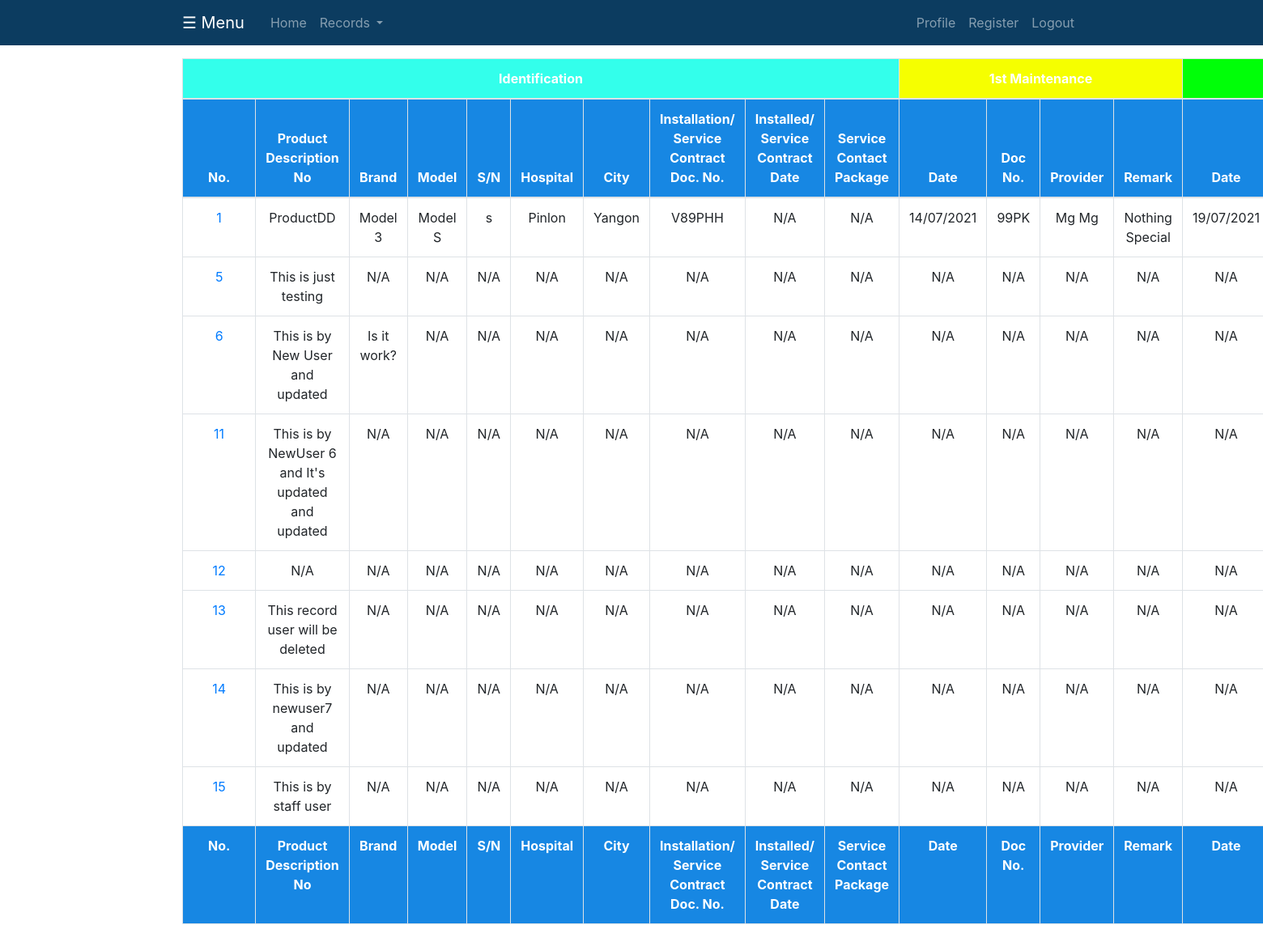
The app's page /home (signed in), older data.
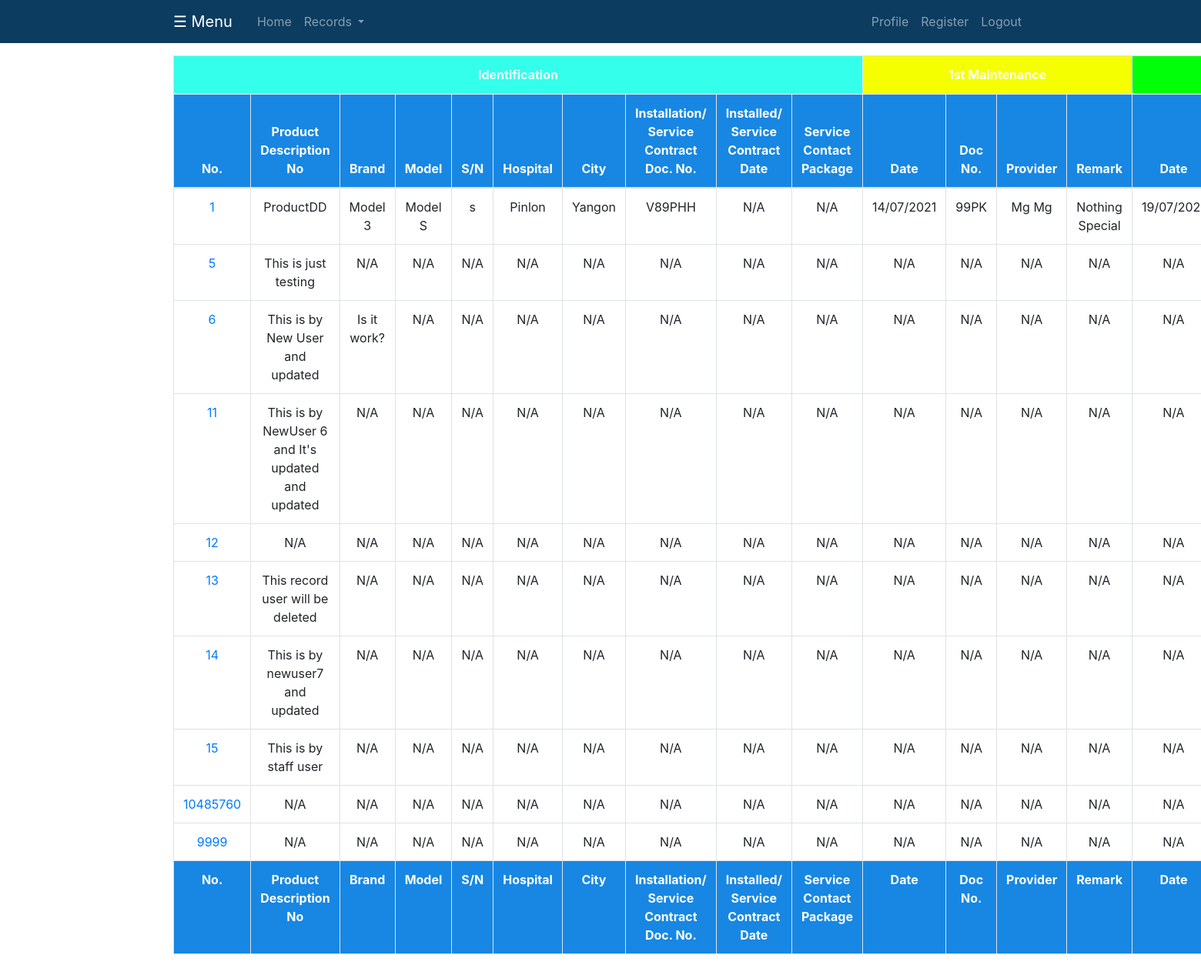
The same page, newer data.
### blog/models.py (models this page shows, shortened)
class Maintenance(models.Model):
    no = models.CharField(max_length=10485760, default="N/A")
    product_description = models.TextField(max_length=10000, default="N/A")
    brand = models.CharField(max_length=1000, default="N/A")
    model = models.CharField(max_length=1000, default="N/A")
    s_n = models.CharField(max_length=1000, default="N/A")
    hospital = models.CharField(max_length=1000, default="N/A")
    city = models.CharField(max_length=1000, default="N/A")
    installation_service_contract_doc_no = models.CharField(max_length=1000, default="N/A")
    installed_service_contract_date = models.CharField(max_length=1000, default="N/A")
    service_contract_package = models.CharField(max_length=1000, default="N/A")
    first_date = models.CharField(max_length=1000, default="N/A")
    first_doc_no = models.CharField(max_length=1000, default="N/A")
    first_provider = models.CharField(max_length=1000, default="N/A")
    first_remark = models.CharField(max_length=1000, default="N/A")
    second_date = models.CharField(max_length=1000, default="N/A")
    second_doc_no = models.CharField(max_length=1000, default="N/A")
    second_provider = models.CharField(max_length=1000, default="N/A")
    second_remark = models.CharField(max_length=1000, default="N/A")
    third_date = models.CharField(max_length=1000, default="N/A")
    third_doc_no = models.CharField(max_length=1000, default="N/A")
    third_provider = models.CharField(max_length=1000, default="N/A")
    third_remark = models.CharField(max_length=1000, default="N/A")
    fourth_date = models.CharField(max_length=1000, default="N/A")
    fourth_doc_no = models.CharField(max_length=1000, default="N/A")
    fourth_provider = models.CharField(max_length=1000, default="N/A")
    fourth_remark = models.CharField(max_length=1000, default="N/A")
    date_posted = models.DateTimeField(default=timezone.now())
    author = models.ForeignKey(User, on_delete=models.SET_NULL, blank=True, null=True)

### blog/views.py (the view, shortened to what this page needs)
# urls.py: path('home', views.MaintenanceDataListView, name="blog-home"),
@login_required
def MaintenanceDataListView(request):
    if request.user.is_staff:
        context = {
            'posts': Maintenance.objects.all()
        }
        return render(request, 'blog/home.html', context)

### blog/templates/blog/home.html (shortened to what this page needs)
{% if user.is_authenticated and user.is_staff and user.is_superuser %}
{% load static %}
<!DOCTYPE html>
<html lang="en">
<head>
    <link rel="stylesheet" href="https://maxcdn.bootstrapcdn.com/bootstrap/4.0.0/css/bootstrap.min.css">
    <link rel="stylesheet" type="text/css" href="{% static 'blog/main.css' %}">
</head>
<body>
    <header class="site-header">
        <nav class="navbar navbar-expand-md navbar-dark bg-steel fixed-top">
            <div class="container">
                <span class="navbar-brand mr-4" onclick="openNav()" id="main">&#9776; Menu</span>
                <div class="collapse navbar-collapse" id="navbarToggle">
                    <div class="navbar-nav mr-auto">
                        <a class="nav-item nav-link" href="{% url 'blog-home' %}">Home</a>
                        <a onclick="myFunction()" class="nav-link dropdown-toggle" href="#" id="navbarDropdownMenuLink" role="button" data-bs-toggle="dropdown" aria-expanded="false">
                            Records
                        </a>
                    </div>
                    <div class="navbar-nav">
                        <a class="nav-item nav-link" href="{% url 'profile' %}">Profile</a>
                        <a class="nav-item nav-link" href="{% url 'register' %}">Register</a>
                        <a class="nav-item nav-link" href="{% url 'logout' %}">Logout</a>
                    </div>
                </div>
            </div>
        </nav>
    </header>
    <main role="main" class="container">
        <div class="row">
            <div class="col-md-12">
<!doctype html>
<html lang="en">
<head>
    <link rel="stylesheet" href="https://stackpath.bootstrapcdn.com/bootstrap/4.4.1/css/bootstrap.min.css">
    <link rel="stylesheet" type="text/css" href="https://cdn.datatables.net/v/bs4/dt-1.10.20/datatables.min.css"/>
    <link rel="stylesheet" type="text/css" href="https://cdn.datatables.net/responsive/2.2.3/css/responsive.dataTables.min.css">
</head>
<body>
<br/><br/><br/>
<div class="container">
    <div class="row">
        <div>
            <table id="example" class="table table-bordered  display nowrap" cellspacing="0" width="100%">
                <thead style="background-color:#1787e3;color: white;">
                <tr>
                    <th style="background-color: #33ffeb;" colspan="10">Identification</th>
                    <th style="background-color: #f6ff00;" colspan="4">1st Maintenance</th>
                    <th style="background-color: #00ff08;" colspan="4">2st Maintenance</th>
                </tr>
                <tr>
                    <th>&nbsp;&nbsp;&nbsp;&nbsp;&nbsp;No.&nbsp;&nbsp;&nbsp;&nbsp;&nbsp;</th>
                    <th>Product Description No</th>
                    <th>Brand</th>
                    <th>Model</th>
                    <th>S/N</th>
                    <th>Hospital</th>
                    <th>City</th>
                    <th>Installation/ Service Contract Doc. No.</th>
                    <th>Installed/ Service Contract Date</th>
                    <th>Service Contact Package</th>
                    <th>Date</th>
                    <th>Doc No.</th>
                    <th>Provider</th>
                    <th>Remark</th>
                    <th>Date</th>
                </tr>
                </thead>
                <tbody>
                {% for maintenance_data in posts %}
                    <tr>
                        <td>
                            <a href="{% url 'maintenance_data-detail' maintenance_data.id %}">
                                {{ maintenance_data.no }}
                            </a>
                        </td>
                        <td>{{ maintenance_data.product_description }}</td>
                        <td>{{ maintenance_data.brand }}</td>
                        <td>{{ maintenance_data.model }}</td>
                        <td>{{ maintenance_data.s_n }}</td>
                        <td>{{ maintenance_data.hospital }}</td>
                        <td>{{ maintenance_data.city }}</td>
                        <td>{{ maintenance_data.installation_service_contract_doc_no }}</td>
                        <td>{{ maintenance_data.installed_service_contract_date }}</td>
                        <td>{{ maintenance_data.service_contract_package }}</td>
                        <td>{{ maintenance_data.first_date }}</td>
                        <td>{{ maintenance_data.first_doc_no }}</td>
                        <td>{{ maintenance_data.first_provider }}</td>
                        <td>{{ maintenance_data.first_remark }}</td>
                        <td>{{ maintenance_data.second_date }}</td>
                    </tr>
                {% endfor %}
                </tbody>
                <tfoot style="background-color:#1787e3;color: white;">
                <tr>
                    <th>No.</th>
                    <th>Product Description No</th>
                    <th>Brand</th>
                    <th>Model</th>
                    <th>S/N</th>
                    <th>Hospital</th>
                    <th>City</th>
                    <th>Installation/ Service Contract Doc. No.</th>
                    <th>Installed/ Service Contract Date</th>
                    <th>Service Contact Package</th>
                    <th>Date</th>
                    <th>Doc No.</th>
                    <th>Provider</th>
                    <th>Remark</th>
                    <th>Date</th>
                </tr>
                </tfoot>
            </table>
        </div>
    </div>
</div>
</body>
</html>
{% elif user.is_authenticated and user.is_staff %}
{% include "blog/maintenance2.html" %}
{% elif perms.blog.change_maintenance %}
{% include "blog/maintenance2.html" %}
{% else %}
{% include "blog/service_record.html" %}
{% endif %}
                <br/>
            </div>
        </div>
    </main>
</body>
</html>

### blog/static/blog/main.css (style rules this page uses)
body { background: #fafafa; color: #333333; margin-top: 5rem; }
.bg-steel { background-color: #0c3c60 !important; }
.site-header .navbar-nav .nav-link { color: #cbd5db; }

### blog/templates/blog/home.html (style rules this page uses)
body { font-family: "Lato", sans-serif; }
#main { transition: margin-left 0.5s; }
th { text-align: center; }
td { text-align: center; }

Row changes from the older to the newer data that the page shows:
added Maintenance: no "10485760", product_description "N/A", brand "N/A", model "N/A", s_n "N/A", hospital "N/A", city "N/A", installation_service_contract_doc_no "N/A", installed_service_contract_date "N/A", service_contract_package "N/A", first_date "N/A", first_doc_no "N/A", first_provider "N/A", first_remark "N/A", second_date "N/A"
added Maintenance: no "9999", product_description "N/A", brand "N/A", model "N/A", s_n "N/A", hospital "N/A", city "N/A", installation_service_contract_doc_no "N/A", installed_service_contract_date "N/A", service_contract_package "N/A", first_date "N/A", first_doc_no "N/A", first_provider "N/A", first_remark "N/A", second_date "N/A"
